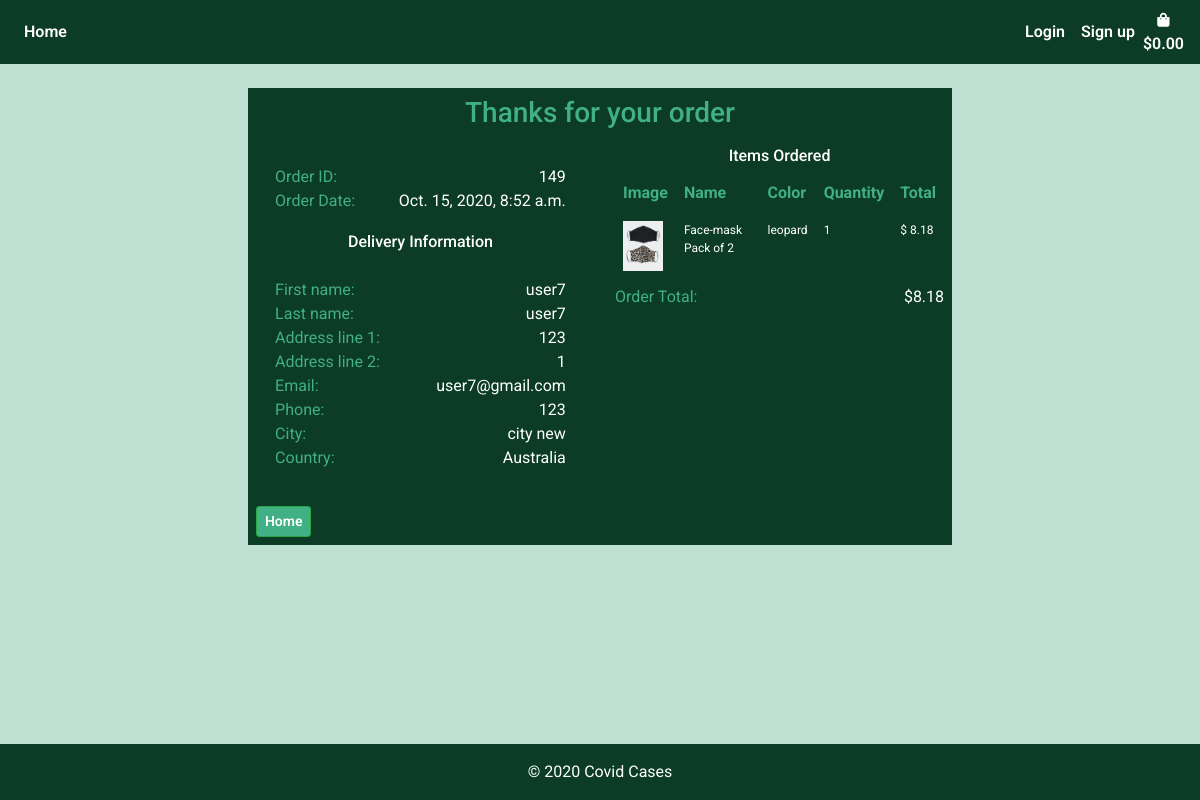
The page /bag/order_success/149 on the database its author committed.
### shopping_bag/models.py (models this page shows)
class Order(models.Model):
    customer_profile = models.ForeignKey(Customer, on_delete=models.SET_NULL, null=True, blank=True)
    stripe_pid = models.CharField(max_length=settings.CONST_PROFILE_ATTR, null=False, blank=False, default='')
    ordered_date = models.DateTimeField(auto_now_add=True)
    order_total = models.DecimalField(max_digits=6, decimal_places=2, null=True)
    order_confirmed = models.BooleanField(default=False)
    date_dispatched = models.DateTimeField(null=True)

class OrderItem(models.Model):
    item = models.ForeignKey(Product, on_delete=models.CASCADE)
    order = models.ForeignKey(Order, on_delete=models.CASCADE)
    quantity = models.IntegerField(null=True , editable=True, default=0)
    def line_total(self):
        return self.quantity * self.item.price

### profiles/models.py (models this page shows)
class Customer(models.Model):
    user = models.OneToOneField(User, null=True, on_delete=models.CASCADE, blank=True)
    name = models.CharField(max_length=settings.CONST_PROFILE_ATTR, null=True)
    first_name = models.CharField(max_length=settings.CONST_PROFILE_ATTR, null=True)
    last_name = models.CharField(max_length=settings.CONST_PROFILE_ATTR, null=True)
    phone = models.CharField(max_length=settings.CONST_PROFILE_ATTR, null=True)
    email = models.CharField(max_length=settings.CONST_PROFILE_ATTR, null=True, unique=True)
    city = models.CharField(max_length=settings.CONST_PROFILE_ATTR, null=True)
    address_line_1 = models.CharField(max_length=settings.CONST_PROFILE_ADDRESS, null=True)
    address_line_2 = models.CharField(max_length=settings.CONST_PROFILE_ADDRESS, null=True, default="")
    country = CountryField(null=True)
    date_created = models.DateTimeField(auto_now_add=True, null=True)

### products/models.py (models this page shows, shortened)
class Product(models.Model):
    product_name = models.CharField(max_length=settings.CONST_PROFILE_ATTR)
    color = models.CharField(max_length=settings.CONST_PROFILE_ATTR)
    price = models.DecimalField(max_digits=6, decimal_places=2)
    image = ResizedImageField(size=[400, 500], crop=['middle', 'center'],quality=100, upload_to='', default='noimage.jpeg')
    image_2 = ResizedImageField(size=[400, 500], crop=['middle', 'center'],quality=100, upload_to='', default='noimage.jpeg', null=True)
    number_in_stock = models.IntegerField(null=True , editable=True, default=0)
    is_active = models.BooleanField(default=True, null=True)
    created_by = models.CharField(max_length=settings.CONST_PROFILE_ATTR, null=True)
    created_date = models.TimeField(auto_now_add=True, null=True)
    supplier = models.ForeignKey(Supplier, on_delete=models.CASCADE, null=True)
    is_deleted = models.BooleanField(default=False, null=True)

### shopping_bag/views.py (the view)
# urls.py: path("order_success/<int:order_id>", views.order_success, name="order_success"),
def order_success(request, order_id):
    order = Order.objects.get(id=order_id)
    order_items = OrderItem.objects.filter(order=order)
    context = {
        "order": order,
        "order_items": order_items
    }
    return render(request, "shopping_bag/order_success.html", context)

### shopping_bag/templates/shopping_bag/order_success.html (shortened to what this page needs)
{% extends 'base.html'%}
{% load static %}
{% load tz %}
{% get_current_timezone as TIME_ZONE %}
{% block content %}
    <div class="d-flex justify-content-center h-100 ">
        <div class="order-confirmed-page">
            <div class="d-flex justify-content-center">
                <h3 id="order-confirmed-title">Thanks for your order</h3>
            </div>
            <div class="row">
                <div class="col-md-6 delivery-information mt-2">
                    <div class="order-summary">
                        <p class="mb-0"><span class="order-confirmed-label">Order ID: </span><span class="float-right">{{ order.id }}</span></p>
                        {% localtime on %}
                        <p class="mb-0"><span class="order-confirmed-label">Order Date: </span><span class="float-right">{{ order.ordered_date }}</span></p>
                        {% endlocaltime %}
                    </div>
                    <h6 class="text-center" >Delivery Information</h6>
                    <ul class="list-unstyled">
                        <li><span class="order-confirmed-label">First name: </span><span class="float-right">{{ order.customer_profile.first_name }}</span></li>
                        <li><span class="order-confirmed-label">Last name: </span><span class="float-right">{{ order.customer_profile.last_name }}</span></li>
                        <li><span class="order-confirmed-label">Address line 1: </span><span class="float-right">{{ order.customer_profile.address_line_1 }}</span></li>
                        <li><span class="order-confirmed-label">Address line 2: </span><span class="float-right">{{ order.customer_profile.address_line_2 }}</span></li>
                        <li><span class="order-confirmed-label">Email: </span><span class="float-right">{{ order.customer_profile.email }}</span></li>
                        <li><span class="order-confirmed-label">Phone: </span><span class="float-right">{{ order.customer_profile.phone }}</span></li>
                        <li><span class="order-confirmed-label">City: </span><span class="float-right">{{ order.customer_profile.city }}</span></li>
                        <li><span class="order-confirmed-label">Country: </span><span class="float-right">{{ order.customer_profile.country.name }}</span></li>
                    </ul>
                </div>
                <div class="col-md-6 mx-auto ">
                    <h6 class="text-center mt-2">Items Ordered</h6>
                    <table class="table table-borderless order-confirmed-table">
                        <thead>
                            <tr>
                            <th scope="col">Image</th>
                            <th scope="col">Name</th>
                            <th scope="col">Color</th>
                            <th scope="col">Quantity</th>
                            <th scope="col">Total</th>
                            </tr>
                        </thead>
                        <tbody>
                        {% for item in order_items %}
                            <tr>
                            <td><img class="img-fluid" style="max-width: 2.5rem;" src="{{ MEDIA_URL }}{{ item.item.image }}"/></td>
                            <td>{{ item.item.product_name }}</td>
                            <td>{{ item.item.color }}</td>
                            <td>{{ item.quantity }}</td>
                            <td>$ {{ item.line_total }}</td>
                            </tr>
                        {% endfor %}
                        </tbody>
                    </table>
                    <p><span class="order-confirmed-label">Order Total: </span><span class="float-right">${{ order.order_total }}</span></p>
                </div>
            </div>
                <a class="btn btn-success btn-sm" href="{% url 'products' %}">Home</a>
        </div>
    </div>
{% endblock %}

### static/css/base.css (style rules this page uses)
body { background-color: #bee0d3; color: #0C3C26; font-family: 'Roboto', sans-serif; margin: 0; padding: 0; padding-bottom: 3.75rem; margin: 0 0 2.5rem; }
html { position: relative; min-height: 100%; }
a { color: #fff; }
.btn { font-weight: 600; }
a { color: #fff; font-weight: 600; }
.btn-success { background: #41b085 !important; color: #fff !important; font-weight: 600; }
.order-confirmed-page { background-color: #0C3C26; padding: .5rem; width: auto; margin: auto; color: #fff; margin-top: 2%; }
#order-confirmed-title { color: #41b085; }
.order-confirmed-page p { font-size: 1rem; }
.order-confirmed-table { color: #fff; width: auto; margin: auto; margin-bottom: .4rem; margin-top: .4rem; }
.order-confirmed-table th { color: #41b085; font-size: 1rem; padding: .5rem }
.order-confirmed-table td { font-size: 0.75rem; padding: .5rem }
.delivery-information ul { padding: 1.2rem; }
.order-confirmed-label { color: #41b085; }
.order-summary { padding: 1.2rem; }

### rows shown on the page
Order: id "149", ordered_date "Oct. 15, 2020, 8:52 a.m.", customer_profile.first_name "user7", customer_profile.last_name "user7", customer_profile.address_line_1 "123", customer_profile.address_line_2 "1", customer_profile.email "user7@gmail.com", customer_profile.phone "123", customer_profile.city "city new", customer_profile.country.name "Australia", order_total "8.18"
OrderItem: item.image (picture), item.product_name "Face-mask Pack of 2", item.color "leopard", quantity "1", line_total "8.18"
